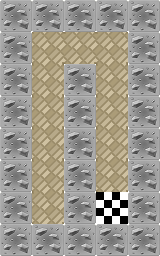

Below is a game level as drawn by its tile map, then a one-line description and the .tmx file that defines it, in full:
An orthogonal 5x8 tile map with 32x32 px tiles, 1 tile layer (Kachelebene 1), 3 tilesets.

<map version="1.0" tiledversion="2018.07.13" orientation="orthogonal" renderorder="right-down" width="5" height="8" tilewidth="32" tileheight="32" infinite="0" nextlayerid="2" nextobjectid="1">
 <tileset firstgid="1" name="wall_1" tilewidth="32" tileheight="32" tilecount="1" columns="1">
  <image source="textures/wall_1.png" width="32" height="32" />
  <tile id="0">
   <properties>
    <property name="Wand" value="" />
   </properties>
  </tile>
 </tileset>
 <tileset firstgid="2" name="finish_flag" tilewidth="32" tileheight="32" tilecount="1" columns="1">
  <image source="textures/finish_flag.png" width="32" height="32" />
  <tile id="0">
   <properties>
    <property name="Ziel" value="" />
   </properties>
  </tile>
 </tileset>
 <tileset firstgid="3" name="floor_city" tilewidth="32" tileheight="32" tilecount="1" columns="1">
  <image source="textures/floor_city.png" width="32" height="32" />
 </tileset>
 <layer id="1" name="Kachelebene 1" width="5" height="8">
  <data encoding="csv">
1,1,1,1,1,
1,3,3,3,1,
1,3,1,3,1,
1,3,1,3,1,
1,3,1,3,1,
1,3,1,3,1,
1,3,1,2,1,
1,1,1,1,1
</data>
 </layer>
</map>
